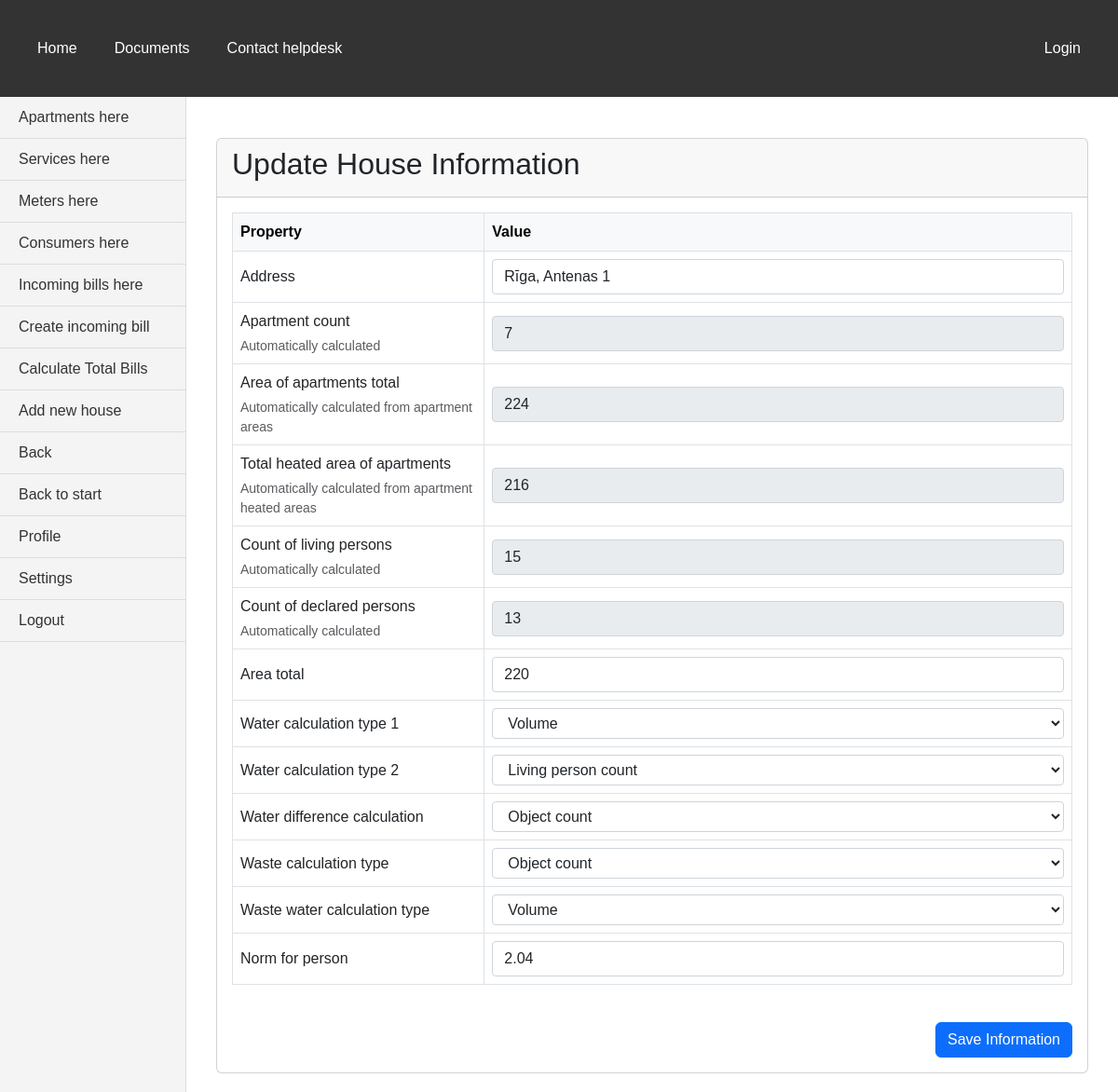
Page /bills/houses/11/edit/ on the committed database.
### bills/models.py (models this page shows, shortened)
class House(models.Model):
    CALCULATION_CHOICES = [
        ('volume', 'Volume'),
        ('object_count', 'Object count'),
        ('part_of_house', 'Part of house'),
        ('living_person_count', 'Living person count'),
        ('declared_person_count', 'Declared person count'),
    ]
    CHOICES_WATER_DIFFERENCE_CALCULATION = [
        (None, 'Select water difference calculation method'),
        ('object_count', 'Object count'),
        ('last_month_consumption', 'Last month consumption'),
        ('last_3_months_consumption', 'Last 3 months consumption'),
        ('part_of_house', 'Part of house'),
        ('living_person_count', 'Living person count'),
        ('declared_person_count', 'Declared person count'),
        ('room_wo_person', 'Room without person'),
        ]
    address = models.CharField(max_length=50, validators=[
        MinLengthValidator(6, 'Must be at least 6 characters'),
        MaxLengthValidator(50, 'Max length is 50 characters')
    ])
    apartment_count = models.IntegerField(validators=[MinValueValidator(0, 'Can not be negative number')])
    area_of_apartments_total = models.IntegerField(validators=[MinValueValidator(0, 'Can not be negative number')])
    area_of_apartments_heated_total = models.IntegerField("Total heated area of apartments", validators=[MinValueValidator(0, 'Can not be negative number')])
    living_person_count = models.IntegerField("Count of living persons", validators=[MinValueValidator(0, 'Can not be negative number')])
    declared_person_count = models.IntegerField("Count of declared persons", validators=[MinValueValidator(0, 'Can not be negative number')])
    area_total = models.IntegerField(validators=[MinValueValidator(0, 'Can not be negative number')])
    water_calculation_type_1 = models.CharField(max_length=30, choices=CALCULATION_CHOICES, default='volume')
    water_calculation_type_2 = models.CharField(max_length=30, choices=CALCULATION_CHOICES, default='living_person_count')
    water_difference_calculation = models.CharField(max_length=30, choices=CHOICES_WATER_DIFFERENCE_CALCULATION, default='object_count')
    waste_calculation_type = models.CharField(max_length=30, choices=CALCULATION_CHOICES, default='living_person_count')
    waste_water_calculation_type = models.CharField(max_length=30, choices=CALCULATION_CHOICES, default='living_person_count')
    norm_for_person = models.DecimalField(max_digits=10, decimal_places=2, default=0)

### bills/views.py (the view, shortened to what this page needs)
# urls.py: path("houses/<slug:pk>/edit/", views.HouseUpdateView.as_view(), name='house_update'),
class HouseUpdateView(UpdateView):
    model = House
    form_class = HouseForm
    template_name_suffix = "_update_form"
    def get_form(self, form_class=None):
        form = super().get_form(form_class)
        apartment_count = Apartment.objects.filter(address=self.object).count()
        form.fields["apartment_count"].initial = apartment_count
        total_area = Apartment.objects.filter(address=self.object).aggregate(Sum('area'))["area__sum"] or 0
        form.fields["area_of_apartments_total"].initial = total_area
        form.fields["area_of_apartments_total"].widget.attrs["readonly"] = True
        total_heated_area = Apartment.objects.filter(address=self.object).aggregate(Sum('heated_area'))["heated_area__sum"] or 0
        form.fields["area_of_apartments_heated_total"].initial = total_heated_area
        form.fields["area_of_apartments_heated_total"].widget.attrs["readonly"] = True
        return form

### bills/templates/bills/house_update_form.html (shortened to what this page needs)
{% extends 'base.html' %}
    {% block sidebar %}
    <aside class="vertical-menu">
        <a href="{% url 'apartments_by_house' house.id %}">Apartments here</a>
        <a href="{% url 'services_by_house' house.id %}">Services here</a>
        <a href="{% url 'meters_by_house' house.id %}">Meters here</a>
        <a href="{% url 'consumers_by_house' house.id %}">Consumers here</a>
        <a href="{% url 'incoming_bills' house.id %}">Incoming bills here</a>
        <a href="{% url 'add_incoming' house.id %}">Create incoming bill</a>
        <a href="{% url 'total_bills' house.id %}">Calculate Total Bills</a>
        <a href="{% url 'add_house' %}">Add new house</a>
        <a href="{% url 'houses' %}">Back</a>
        <a href="{% url 'index' %}">Back to start</a>
        <a href="#">Profile</a>
        <a href="#">Settings</a>
        <a href="#">Logout</a>
    </aside>
    {% endblock %}
    {% block content %}
    <div class="container mt-4">
        <div class="card">
            <div class="card-header">
                <h2>Update House Information</h2>
            </div>
            <div class="card-body">
                <form method="post" class="needs-validation" novalidate>
                    <div class="table-responsive">
                        <table class="table table-bordered table-hover">
                            <thead class="table-light">
                                <tr>
                                    <th style="width: 30%">Property</th>
                                    <th style="width: 70%">Value</th>
                                </tr>
                            </thead>
                            <tbody>
                                {% for field in form %}
                                <tr>
                                    <td>
                                        <label for="{{ field.id_for_label }}" class="form-label mb-0">{{ field.label }}</label>
                                        {% if field.help_text %}
                                            <small class="form-text text-muted d-block">{{ field.help_text }}</small>
                                        {% endif %}
                                    </td>
                                    <td>
                                        {{ field }}
                                    </td>
                                </tr>
                                {% endfor %}
                            </tbody>
                        </table>
                    </div>
                    <div class="d-grid gap-2 d-md-flex justify-content-md-end mt-4">
                        <button type="submit" class="btn btn-primary">Save Information</button>
                    </div>
                </form>
            </div>
        </div>
    </div>
    {% endblock %}

### static/css/styles.css (style rules this page uses)
body { margin: 0; font-family: Arial, sans-serif; display: flex; flex-direction: column; }
.vertical-menu { width: 200px; background-color: #f4f4f4; padding: 0; margin: 0; border-right: 1px solid #ddd; display: flex; flex-direction: column; min-height: calc(100vh - 50px); }
.vertical-menu a { padding: 10px 20px; text-decoration: none; color: #333; border-bottom: 1px solid #ddd; }

### bills/templates/bills/house_update_form.html (style rules this page uses)
.table td input, .table td select { width: 100%; padding: 0.375rem 0.75rem; font-size: 1rem; font-weight: 400; line-height: 1.5; color: #212529; background-color: #fff; border: 1px solid #ced4da; border-radius: 0.25rem; }
.table td input:read-only { background-color: #e9ecef; opacity: 1; }
.table td { vertical-align: middle; }

### rows in the picture
House: form "Rīga, Antenas 1" "7" "224" "216" "15" "13" "220" "Volume" "Living person count" "Object count" "Object count" "Volume" "2.04"

### other values in the picture
{{ field.label }} "Address" "Apartment count" "Area of apartments total" "Total heated area of apartments" "Count of living persons" "Count of declared persons" "Area total" "Water calculation type 1" "Water calculation type 2" "Water difference calculation" "Waste calculation type" "Waste water calculation type" "Norm for person"
{{ field.help_text }} "Automatically calculated" "Automatically calculated from apartment areas" "Automatically calculated from apartment heated areas" "Automatically calculated" "Automatically calculated"
